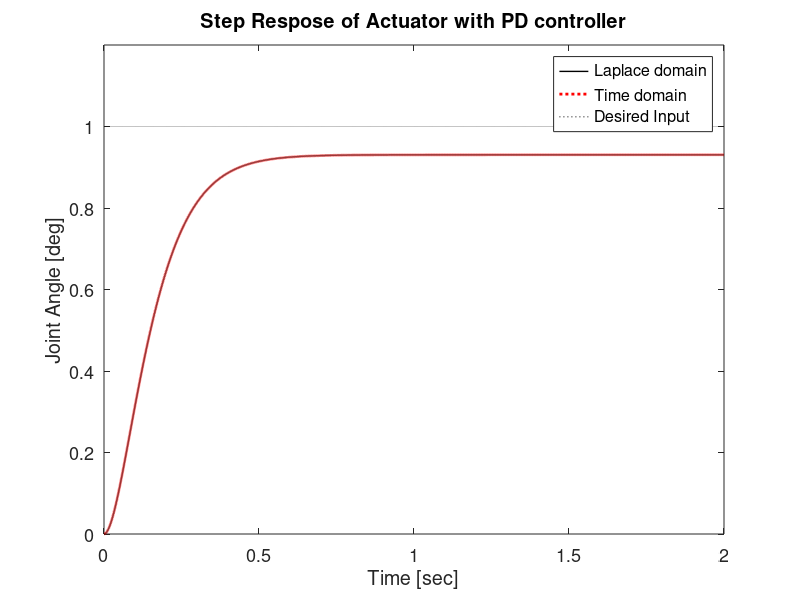

Here is the MATLAB script that generated this plot:
% This code is programmed by Sung Yul Shin (syshin0228@utexas.edu) for Robotics Modeling and Control course by Dr. James Sulzer from University of Texas at Austin 
clc
clear all
close all

% Simulate PD control in Laplace domain and in time domain
% Validate both domains show same performance

% Sampling rate info
Hz = 10000;
dt = 1/Hz;

% System parameters
J = 1;          % Motor inertia = actuator inertia + gear inertia (Ja + Jg)
b = 1;          % Effective Damping term
tau_l = 10.0;   % Load torque
r = 1;          % gear ratio
d = tau_l/r;    % disturbance input

% parameters for PD control - 2nd order system 
w = 12;                 % natural frequency
zeta = 1;               % Damping ratio (zeta = 1 is critical damping)
Kp = w^2*J;             % P gain
Kd = 2*zeta*w*J - b;    % D gain

% System transfer function (Laplace domain)
% System parameters 
den = [J b+Kd Kp];      % Denominator 
num1 = [Kp];            % Numerator of controller term 
num2 = [d];             % Numerator of disturbance term
sys_c = tf(num1,den);   % transfer function of controller
sys_d = tf(num2,den);   % transfer function of disturbance
% Transfer function of full system (Laplace domain)
sys = sys_c - sys_d;

% Simulation time
t0 = 0.0;   % Initial time
tf = 2.0;   % Final time
time = [t0:1:tf*Hz]*dt; % Time

% Step input
[y,t] = step(sys,time);

figure(1)
h1 = plot(t, y,'k','linewidth',1);
hold on
title('Step Respose of Actuator with PD controller')
ylabel('Joint Angle [deg]')
xlabel('Time [sec]')
set(gca,'fontsize',13)

% Simulation in time domain
ddth = 0;
dth = 0;
th = 0;
th_d = 1;   % Step input

for i = 1:1:length(time)
    t = time(i);
    u = Kp*(th_d - th) - Kd*dth;    % PD controller
    ddth = (1/J)*(u - d - b*dth);   % Actuator dynamics

    % Numerical integration
    dth = dth + ddth*dt;
    th = th + dth*dt;

    th_d_out(i) = th_d;
    ddth_out(i) = ddth;
    dth_out(i) = dth;
    th_out(i) = th;
    u_out(i) = u;
end

figure(1)
h2 = plot(time, th_out,'r:','linewidth',2);
h3 = plot(time, th_d_out,'k:');
ylabel('Joint Angle [deg]')
xlabel('Time [sec]')
title('Step Respose of Actuator with PD controller')
legend([h1, h2, h3],'Laplace domain', 'Time domain', 'Desired Input')
set(gca,'fontsize',13)
ylim([0 1.2])
